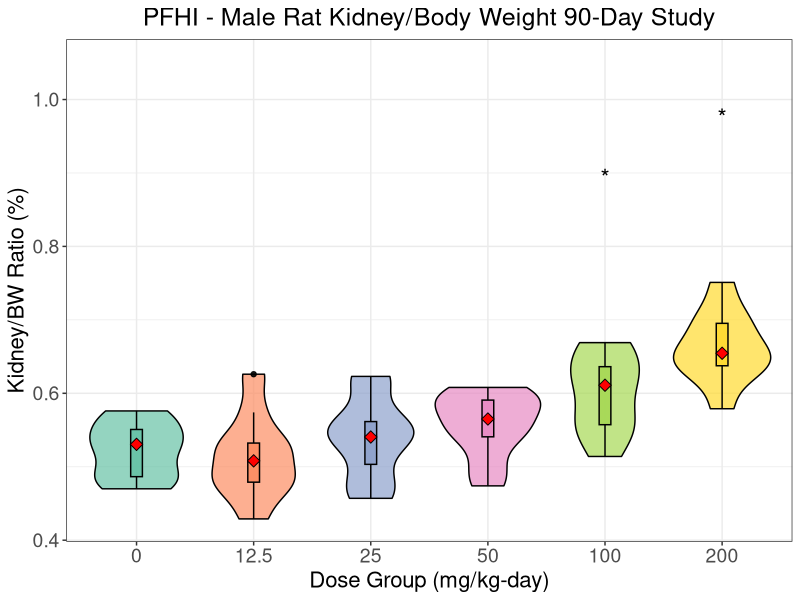
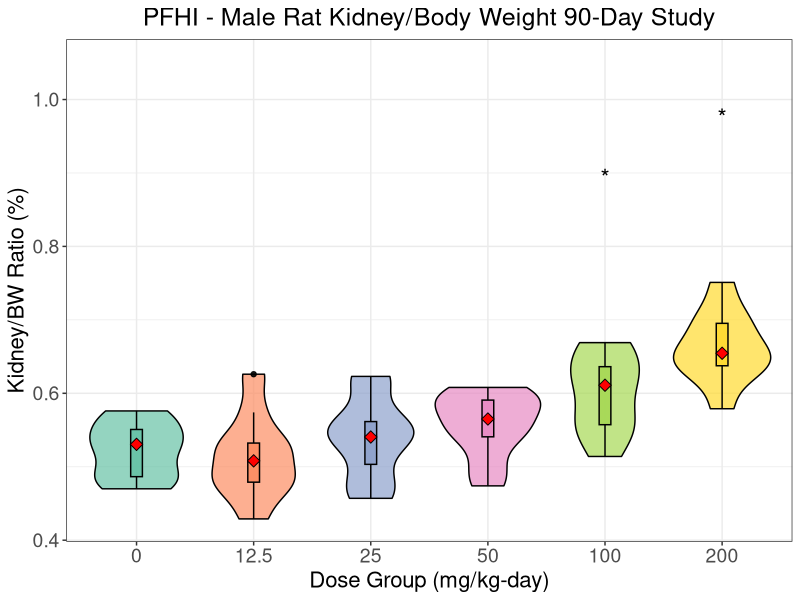

Recreate these plots in R, in order.
# 3/5/2025
# Renamed KidneyRel1m.png as PFHI_Kidney_Male.png
# Renamed KidneyRel1m as PFHI_Kidney_Male

# 2/27/2025
# increase sizes of axis labels and plot title by modifying the theme's axis text and title, and centering the heading and increasing its font size

# Load required packages
library(ggplot2)
library(dplyr)
library(readxl)

PFHICo <- read_excel("OrganWeightsPFAS.xlsx", sheet='PFHI', na = c("", "NA")) 
#View(PFHICo)
# Include only male (rows 61-120)
PFHICom <- PFHICo[-c(61:120),]
#View(PFHICom)
# Ensure Group is treated as an ordered factor 
dose_levels <- c(0, 12.5, 25, 50, 100, 200) # Define correct dose order
PFHICom$Group <- factor(PFHICom$Group, levels = dose_levels, ordered = TRUE)

# Manually select 50,100 and 200 mg/kg-day groups
top_doses <- PFHICom %>%
  filter(Group %in% c(25,50,100,200)) %>% #select only 50, 100 and 200 mg/kg-day
  group_by(Group) %>%
  summarise(max_KidneyRel = max(KidneyRel, na.rm = TRUE)) %>%
   arrange(desc(max_KidneyRel)) %>% # Sort by median values
   slice(1:2) %>% # Select the two highest median values
  mutate(y_position = max_KidneyRel + 0.2) # Adjust y-position for asterisk placement

#Get overall max LiverRel to set y-axis limits
y_max <- max(PFHICom$KidneyRel + 0.3) #Increase spacing to avoid cutoff

#Debugging using 2 lines below
#View(PFHICom$KidneyRel)
#View(max((PFHICom$KidneyRel)))


# Create the violin + box plot
#KidneyRel1m
PFHI_Kidney_Male<- ggplot(PFHICom, aes(x = Group, y = KidneyRel, fill = Group)) +
  geom_violin(trim = TRUE, alpha = 0.7, color = "black") + # Violin plot
  geom_boxplot(width = 0.1, color = "black", alpha = 0.9) + # Box plot
  
  # Ensure the median is properly displayed
  stat_summary(fun = median, geom = "point", shape = 23, size = 3, fill = "red") +
  
  # Add asterisks above the 100 and 200 mg/kg-day groups 
  geom_text(data = top_doses, aes(x = Group, y = y_position, label = "*"),
            size = 6, color = "black", vjust = -0.5) + #Move the asterisk up
  
  #Manually set y-axis limits to prevent asterisk cut-off
  ylim(NA, y_max) +
  
  labs(title = "PFHI - Male Rat Kidney/Body Weight 90-Day Study",
       x = "Dose Group (mg/kg-day)", y = "Kidney/BW Ratio (%)") +
  
  scale_fill_brewer(palette = "Set2", name = "Group") + # Colorful palette
  theme_bw() +
  theme(legend.position = "none") +

  theme(
    axis.text = element_text(size = 14), # increase tick label size
    axis.title = element_text(size = 16), # increase axis title size
    plot.title = element_text(size = 18, hjust = 0.5) # increase plot title size
  )


# Save the plot as a PNG file
ggsave(filename = "PFHI_Kidney_Male.png", plot = PFHI_Kidney_Male, width = 8, height = 6, dpi = 300)

# Display the plot
#KidneyRel1m
PFHI_Kidney_Male